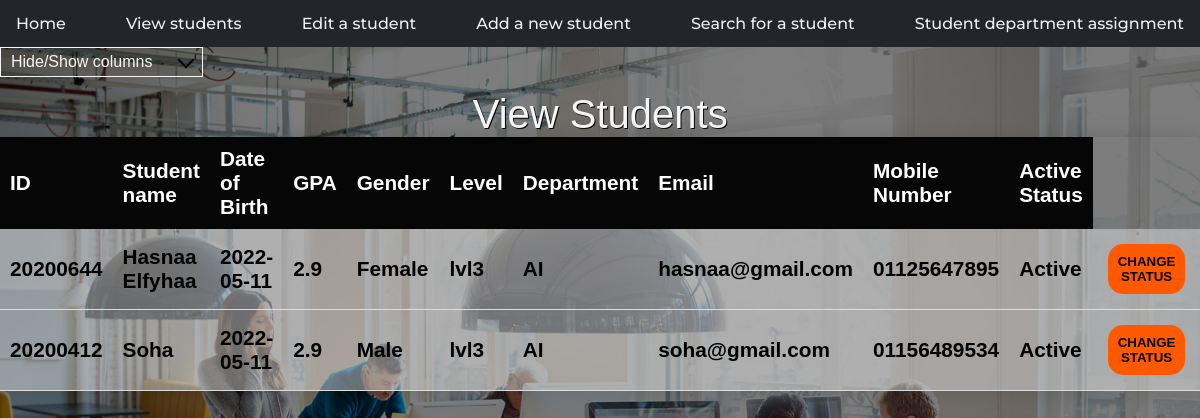
The app's page /view-students.html, older data.
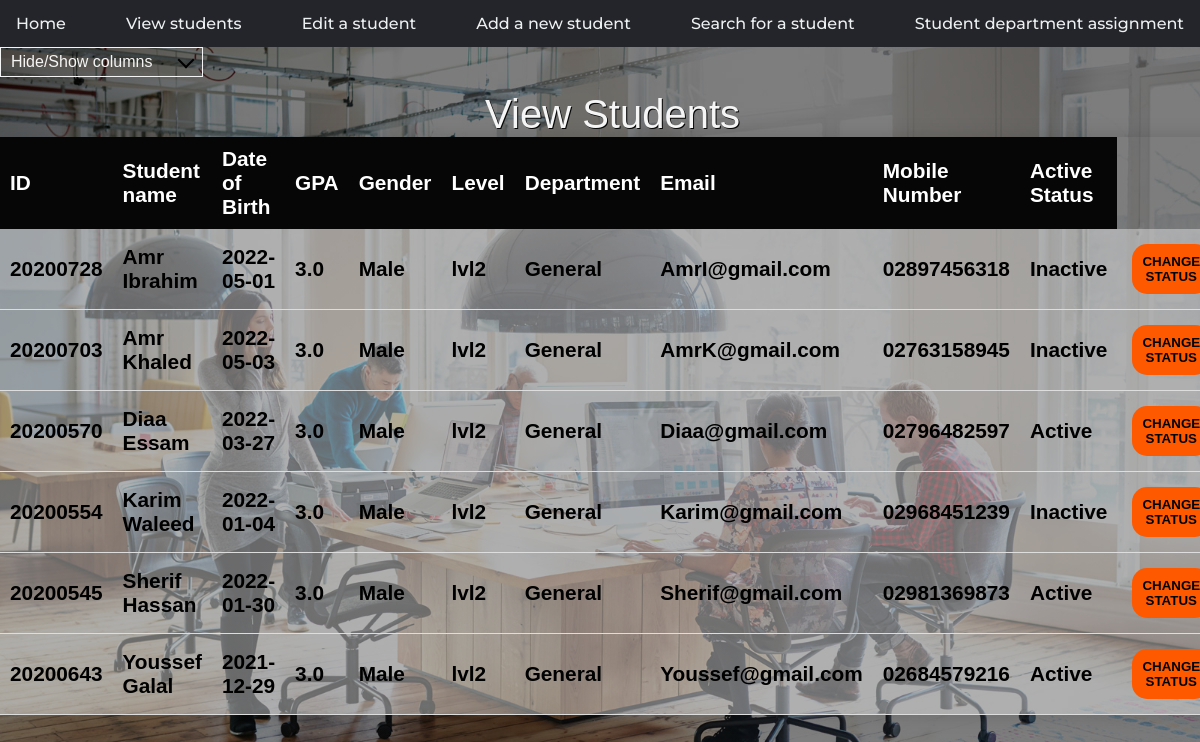
The same page, newer data.
### sap/models.py (models this page shows)
class informations(models.Model):
    name = models.CharField(max_length=500, default='')
    studID = models.DecimalField(max_digits=99999999,
                                 blank=True, default=None, decimal_places=0)
    date = models.CharField(max_length=500, default='')
    gpa = models.FloatField(blank=True, null=True,
                            default=None)
    gender = models.CharField(max_length=500, default='')
    level = models.CharField(max_length=500, default='')
    department = models.CharField(max_length=500, default='')
    email = models.CharField(max_length=500, default='')
    mobile = models.CharField(max_length=500, default='')
    status = models.CharField(max_length=500, default='')

### sap/views.py (the view, shortened to what this page needs)
# urls.py: path('view-students.html', views.view_students, name='view-students'),
def view_students(request):
    inform = informations.objects.all()
    return render(request, 'view-students.html', {'inform': inform})

### templates/view-students.html (shortened to what this page needs)
{% load static %}
<!DOCTYPE html>
<html lang="en">
  <head>
    <link rel="stylesheet" href="{% static 'assets/CSS/styles.css'%}" />
    <link rel="stylesheet" href="{% static 'assets/CSS/view students.css'%}" />
  </head>
  <body id="view-students">
    <nav>
      <ul>
        <li>
          <a href="index.html" name="index"> Home </a>
        </li>
        <li>
          <a href="view-students.html" name="view-students"> View students </a>
        </li>
        <li>
          <a href="edit-student-data.html" name="edit-student-data"> Edit a student </a>
        </li>
        <li>
          <a href="add-student.html" name="add-student"> Add a new student </a>
        </li>
        <li>
          <a href="search-student.html" name="search-student"> Search for a student </a>
        </li>
        <li>
          <a href="student-department-assignment.html" name="student-department-assignment">
            Student department assignment
          </a>
        </li>
      </ul>
    </nav>
    <div id="filter" class="dropdown-check-list" tabindex="100">
      <span class="anchor">Hide/Show columns</span>
    </div>
    <form action="{% url 'view-students' %}" method="post">
    <table class="contentTable">
      <caption>
        View Students
      </caption>
      <thead>
        <tr>
          <th class="col1">ID</th>
          <th class="col2">Student name</th>
          <th class="col3">Date of Birth</th>
          <th class="col4">GPA</th>
          <th class="col5">Gender</th>
          <th class="col6">Level</th>
          <th class="col7">Department</th>
          <th class="col8">Email</th>
          <th class="col9">Mobile Number</th>
          <th class="col10">Active Status</th>
        </tr>
      </thead>
      <tbody id="content">
        {% for i in inform %}
        <tr>
          <td class="col1">{{i.studID}}</td>
          <td class="col2">{{i.name|title}}</td>
          <td class="col3">{{i.date}}</td>
          <td class="col4">{{i.gpa}}</td>
          <td class="col5">{{i.gender}}</td>
          <td class="col6">{{i.level}}</td>
          <td class="col7">{{i.department}}</td>
          <td class="col8">{{i.email}}</td>
          <td class="col9">{{i.mobile}}</td>
          <td class="col10" name="status">{{i.status}} </td>
          <td class="col11"><button type="submit" class="status" name="changeStatus"  onclick="change(this.id)">change status</button></td>
        </tr>
        {% endfor %}
    </form>
  </body>
</html>

Row changes from the older to the newer data that the page shows:
removed informations: studID "20200644", name "Hasnaa Elfyhaa", date "2022-05-11", gpa "2.9", gender "Female", level "lvl3", department "AI", email "hasnaa@gmail.com", mobile "01125647895", status "Active"
removed informations: studID "20200412", name "Soha", date "2022-05-11", gpa "2.9", gender "Male", level "lvl3", department "AI", email "soha@gmail.com", mobile "01156489534", status "Active"
added informations: studID "20200728", name "Amr Ibrahim", date "2022-05-01", gpa "3.0", gender "Male", level "lvl2", department "General", email "AmrI@gmail.com", mobile "02897456318", status "Inactive"
added informations: studID "20200703", name "Amr Khaled", date "2022-05-03", gpa "3.0", gender "Male", level "lvl2", department "General", email "AmrK@gmail.com", mobile "02763158945", status "Inactive"
added informations: studID "20200570", name "Diaa Essam", date "2022-03-27", gpa "3.0", gender "Male", level "lvl2", department "General", email "Diaa@gmail.com", mobile "02796482597", status "Active"
added informations: studID "20200554", name "Karim Waleed", date "2022-01-04", gpa "3.0", gender "Male", level "lvl2", department "General", email "Karim@gmail.com", mobile "02968451239", status "Inactive"
added informations: studID "20200545", name "Sherif Hassan", date "2022-01-30", gpa "3.0", gender "Male", level "lvl2", department "General", email "Sherif@gmail.com", mobile "02981369873", status "Active"
added informations: studID "20200643", name "Youssef Galal", date "2021-12-29", gpa "3.0", gender "Male", level "lvl2", department "General", email "Youssef@gmail.com", mobile "02684579216", status "Active"
